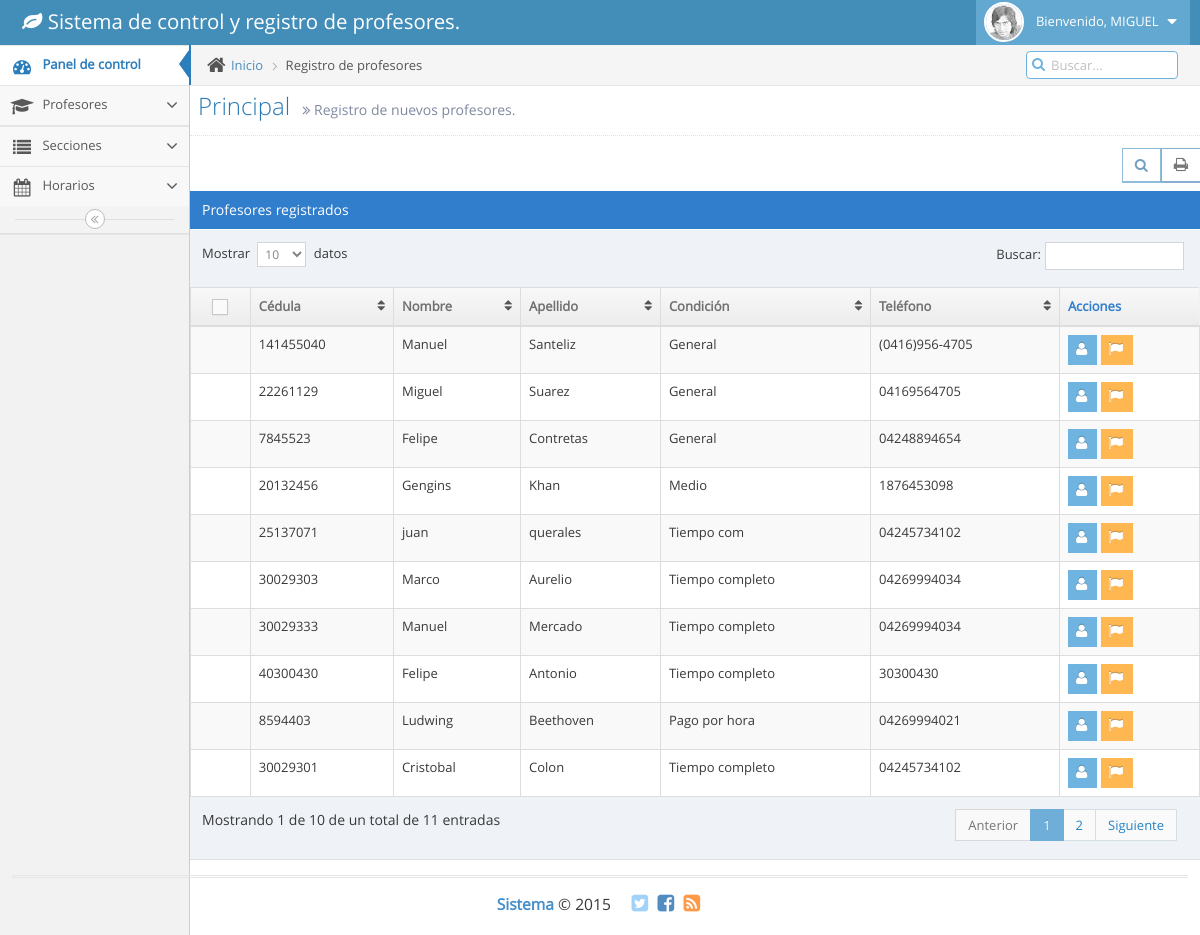
The app's page /listar_profesor.php (signed in) with its own data.
### tables this page shows
CREATE TABLE IF NOT EXISTS `usuarios` (
`ID` int(5) NOT NULL,
  `nombre` varchar(20) NOT NULL,
  `apellido` varchar(20) NOT NULL,
  `correo` varchar(20) NOT NULL,
  `telefono` varchar(12) NOT NULL,
  `direccion` varchar(20) NOT NULL,
  `password` char(128) NOT NULL,
  `salt` char(28) NOT NULL,
  `cedula` int(10) NOT NULL,
  `nivel` int(1) NOT NULL,
  `cookie` int(10) NOT NULL,
  `logueado` varchar(2) NOT NULL
);

CREATE TABLE IF NOT EXISTS `profesores` (
`ID` int(100) NOT NULL,
  `nombre` varchar(20) NOT NULL,
  `apellido` varchar(20) NOT NULL,
  `cedula` int(10) NOT NULL,
  `direccion` varchar(100) NOT NULL,
  `telefono` varchar(15) NOT NULL,
  `correo` varchar(40) NOT NULL,
  `genero` varchar(10) NOT NULL,
  `condicion` varchar(30) NOT NULL,
  `formacion` varchar(20) NOT NULL,
  `especialidad` varchar(50) NOT NULL,
  `estado` varchar(100) NOT NULL,
  `banco` varchar(100) NOT NULL,
  `nr_cuenta` bigint(40) NOT NULL,
  `materia1` varchar(30) NOT NULL,
  `materia2` varchar(30) NOT NULL,
  `materia3` varchar(30) NOT NULL,
  `seguro_social` int(40) NOT NULL,
  `sueldo` int(255) NOT NULL,
  `quejas` int(3) NOT NULL
);

### listar_profesor.php (the view, shortened to what this page needs)
<?php
     require_once 'config.php';
if (isset($_COOKIE["id_usuario"]) && isset($_COOKIE["marca_aleatoria_usuario"])){
   if ($_COOKIE["id_usuario"]!="" || $_COOKIE["marca_aleatoria_usuario"]!=""){
$query = "  SELECT
                nombre
            FROM usuarios
            WHERE
                ID = :id
        ";
        $query_params = array(
            ':id' => $_COOKIE['id_usuario']
        );
        try{
            $stmt = $db->prepare($query);
            $result = $stmt->execute($query_params);
        }
        catch(PDOException $ex){
		echo "<div class='panel-body'>
                <div class='alert alert-warning alert-dismissable'>
                    <button type='button' class='close' data-dismiss='alert' aria-hidden='true'>&times;</button>
                    Tenemos problemas al ejecutar la consulta :c El error es el siguiente:
				</div>
            </div>" .$ex->getMessage();
		}
        $row = $stmt->fetch();
   }
}else{
	header('Location: index.php?accion=log_error');
	}
    $query = "  SELECT  ID,
                        cedula,
                        nombre,
                        apellido,
                        condicion,
                        telefono
                FROM    profesores
             ";
        try{
            $stmt = $db->prepare($query);
            $result = $stmt->execute();
        }
        catch(PDOException $ex){
        echo "<div class='panel-body'>
                <div class='alert alert-warning alert-dismissable'>
                    <button type='button' class='close' data-dismiss='alert' aria-hidden='true'>&times;</button>
                    Tenemos problemas al ejecutar la consulta :c El error es el siguiente:
                </div>
            </div>" .$ex->getMessage();
        }
        $rows = $stmt->fetchAll();
 ?>
<!DOCTYPE html>
<html lang="en">
    <head>
        <link rel="stylesheet" href="assets/css/bootstrap.min.css" />
        <link rel="stylesheet" href="assets/font-awesome/4.2.0/css/font-awesome.min.css" />
        <link rel="stylesheet" href="assets/css/ace.min.css" class="ace-main-stylesheet" id="main-ace-style" />
    </head>
    <body class="no-skin">
        <div id="navbar" class="navbar navbar-default">
            <div class="navbar-container" id="navbar-container">
                <div class="navbar-header pull-left">
                    <a href="index.php" class="navbar-brand">
                        <small>
                            <i class="fa fa-leaf "></i>
                            Sistema de control y registro de profesores.
                        </small>
                    </a>
                </div>
                                <div class="navbar-buttons navbar-header pull-right" role="navigation">
                    <ul class="nav ace-nav">
                        <li class="light-blue">
                            <a data-toggle="dropdown" href="#" class="dropdown-toggle">
                                <img class="nav-user-photo" src="assets/avatars/user.jpg" alt="Foto de <?php echo $row['nombre']?>" />
                                <span class="user-info">
                                   Bienvenido, <?php echo $row['nombre']?>
                                </span>
                                <i class="ace-icon fa fa-caret-down"></i>
                            </a>
                        </li>
                    </ul>
                </div>
            </div>
        </div>
        <div class="main-container" id="main-container">
            <div id="sidebar" class="sidebar responsive">
                <ul class="nav nav-list">
                    <li class="active">
                        <a href="index.php">
                            <i class="menu-icon fa fa-tachometer"></i>
                            <span class="menu-text"> Panel de control</span>
                        </a>
                    </li>
                    <li class="">
                        <a href="#" class="dropdown-toggle">
                            <i class="menu-icon fa  fa-mortar-board"></i>
                            <span class="menu-text">
                                Profesores
                            </span>
                            <b class="arrow fa fa-angle-down"></b>
                        </a>
                    </li>
                </ul>
                <ul class="nav nav-list">
                    <li class="">
                        <a href="#" class="dropdown-toggle">
                            <i class="menu-icon fa fa-list"></i>
                            <span class="menu-text"> Secciones </span>
                            <b class="arrow fa fa-angle-down"></b>
                        </a>
                    </li>
                <ul class="nav nav-list">
                    <li class="">
                        <a href="#" class="dropdown-toggle">
                            <i class="menu-icon fa  fa-calendar"></i>
                            <span class="menu-text"> Horarios </span>
                            <b class="arrow fa fa-angle-down"></b>
                        </a>
                <div class="sidebar-toggle sidebar-collapse" id="sidebar-collapse">
                    <i class="ace-icon fa fa-angle-double-left" data-icon1="ace-icon fa fa-angle-double-left" data-icon2="ace-icon fa fa-angle-double-right"></i>
                </div>
            </div>
            <div class="main-content">
                <div class="main-content-inner">
                    <div class="breadcrumbs" id="breadcrumbs">
                       <ul class="breadcrumb">
                            <li>
                                <i class="ace-icon fa fa-home home-icon"></i>
                                <a href="index.php">Inicio</a>
                            </li>
                            <li class="active">Registro de profesores</li>
                        </ul>
                        <div class="nav-search" id="nav-search">
                            <form class="form-search">
                                <span class="input-icon">
                                    <input type="text" placeholder="Buscar..." class="nav-search-input" id="nav-search-input" autocomplete="off" />
                                    <i class="ace-icon fa fa-search nav-search-icon"></i>
                                </span>
                            </form>
                        </div>
                    </div>
                        <div class="page-header">
                            <h1>
                                Principal
                                <small>
                                    <i class="ace-icon fa fa-angle-double-right"></i>
                                    Registro de nuevos profesores.
                                </small>
                            </h1>
                        </div>
                                <div class="row">
                                    <div class="col-xs-12">
                                        <div class="clearfix">
                                            <div class="pull-right tableTools-container"></div>
                                        </div>
                                        <div class="table-header">
                                            Profesores registrados
                                        </div>
                                        <div>
                                            <table id="dynamic-table" class="table table-striped table-bordered table-hover">
                                                <thead>
                                                    <tr>
                                                        <th class="center">
                                                            <label class="pos-rel">
                                                                <span class="lbl"></span>
                                                            </label>
                                                        </th>
                                                        <th>Cédula</th>
                                                        <th>Nombre</th>
                                                        <th>Apellido</th>
                                                        <th>Condición</th>
                                                        <th>Teléfono</th>
                                                        <th>Acciones</th>
                                                    </tr>
                                                </thead>
                                                <tbody>
                                                <?php foreach ($rows as $row) {?>
                                                    <tr>
                                                        <td></td>
                                                        <td><?php echo $row['cedula']; ?></td>
                                                        <td><?php echo $row['nombre']; ?></td>
                                                        <td><?php echo $row['apellido']; ?></td>
                                                        <td><?php echo $row['condicion'];?></td>
                                                        <td><?php echo $row['telefono']?></td>
                                                        <td>
                                                            <div class="hidden-sm hidden-xs btn-group">
                                                            <a href="perfil.php?id=<?PHP echo $row['ID']?>">
                                                            <button class="btn btn-xs btn-info" title="Perfil">
                                                            <i class="ace-icon fa fa-user bigger-120"></i>
                                                            </button></a>
                                                            </div>
                                                            <div class="hidden-sm hidden-xs btn-group">
                                                            <a href="perfil.php?id=<?PHP echo $row['ID']?>&queja=si">
                                                            <button class="btn btn-xs btn-warning" title="Poner una queja" data-toggle="modal" data-target="#Quejas">
                                                            <i class="ace-icon fa fa-flag bigger-120"></i>
                                                            </button></a>
                                                            </div>
                                                        </td>
                                                    </tr>
                                                <?php } ?>
                                                </tbody>
                                            </table>
                                        </div>
                                    </div>
                                </div>
            </div>
            </div>
            </div></div>
            <div class="footer">
                <div class="footer-inner">
                    <div class="footer-content">
                        <span class="bigger-120">
                            <span class="blue bolder">Sistema</span>
                            &copy; 2015
                        </span>
                        <span class="action-buttons">
                            <a href="#">
                                <i class="ace-icon fa fa-twitter-square light-blue bigger-150"></i>
                            </a>
                            <a href="#">
                                <i class="ace-icon fa fa-facebook-square text-primary bigger-150"></i>
                            </a>
                            <a href="#">
                                <i class="ace-icon fa fa-rss-square orange bigger-150"></i>
                            </a>
                        </span>
                    </div>
                </div>
            </div>
    </body>
</html>

### records on screen
usuarios: nombre "MIGUEL"
profesores: cedula "141455040", nombre "Manuel", apellido "Santeliz", condicion "General", telefono "(0416)956-4705"
profesores: cedula "22261129", nombre "Miguel", apellido "Suarez", condicion "General", telefono "04169564705"
profesores: cedula "7845523", nombre "Felipe", apellido "Contretas", condicion "General", telefono "04248894654"
profesores: cedula "20132456", nombre "Gengins", apellido "Khan", condicion "Medio", telefono "1876453098"
profesores: cedula "25137071", nombre "juan", apellido "querales", condicion "Tiempo com", telefono "04245734102"
profesores: cedula "30029303", nombre "Marco", apellido "Aurelio", condicion "Tiempo completo", telefono "04269994034"
profesores: cedula "30029333", nombre "Manuel", apellido "Mercado", condicion "Tiempo completo", telefono "04269994034"
profesores: cedula "40300430", nombre "Felipe", apellido "Antonio", condicion "Tiempo completo", telefono "30300430"
profesores: cedula "8594403", nombre "Ludwing", apellido "Beethoven", condicion "Pago por hora", telefono "04269994021"
profesores: cedula "30029301", nombre "Cristobal", apellido "Colon", condicion "Tiempo completo", telefono "04245734102"
